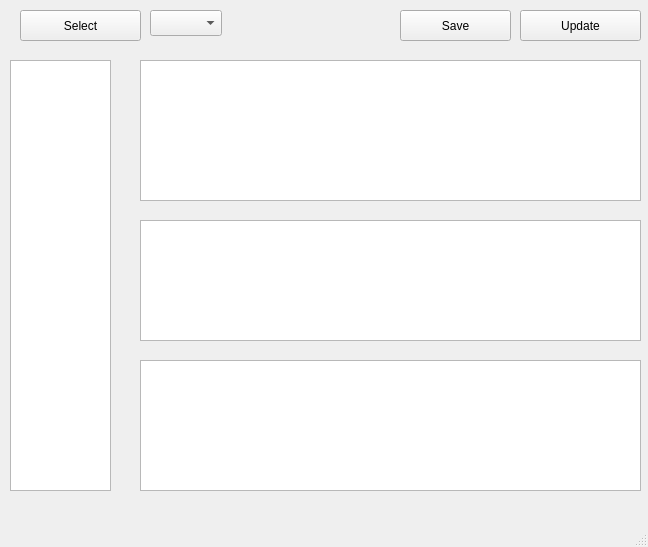
<?xml version="1.0" encoding="UTF-8"?>
<ui version="4.0">
 <class>MainWindow</class>
 <widget class="QMainWindow" name="MainWindow">
  <property name="geometry">
   <rect>
    <x>0</x>
    <y>0</y>
    <width>648</width>
    <height>547</height>
   </rect>
  </property>
  <property name="windowTitle">
   <string>MainWindow</string>
  </property>
  <widget class="QWidget" name="centralwidget">
   <widget class="QTreeView" name="treeView">
    <property name="geometry">
     <rect>
      <x>10</x>
      <y>60</y>
      <width>101</width>
      <height>431</height>
     </rect>
    </property>
   </widget>
   <widget class="QTableView" name="tableView">
    <property name="geometry">
     <rect>
      <x>140</x>
      <y>60</y>
      <width>501</width>
      <height>141</height>
     </rect>
    </property>
   </widget>
   <widget class="QTextEdit" name="origText">
    <property name="geometry">
     <rect>
      <x>140</x>
      <y>220</y>
      <width>501</width>
      <height>121</height>
     </rect>
    </property>
   </widget>
   <widget class="QTextEdit" name="transText">
    <property name="geometry">
     <rect>
      <x>140</x>
      <y>360</y>
      <width>501</width>
      <height>131</height>
     </rect>
    </property>
   </widget>
   <widget class="QPushButton" name="selectButton">
    <property name="geometry">
     <rect>
      <x>20</x>
      <y>10</y>
      <width>121</width>
      <height>31</height>
     </rect>
    </property>
    <property name="text">
     <string>Select</string>
    </property>
   </widget>
   <widget class="QPushButton" name="saveButton">
    <property name="geometry">
     <rect>
      <x>400</x>
      <y>10</y>
      <width>111</width>
      <height>31</height>
     </rect>
    </property>
    <property name="text">
     <string>Save</string>
    </property>
   </widget>
  <widget class="QPushButton" name="updateButton">
    <property name="geometry">
     <rect>
      <x>520</x>
      <y>10</y>
      <width>121</width>
      <height>31</height>
     </rect>
    </property>
    <property name="text">
     <string>Update</string>
    </property>
   </widget>
   <widget class="QComboBox" name="resTypeBox">
    <property name="geometry">
     <rect>
      <x>150</x>
      <y>10</y>
      <width>72</width>
      <height>26</height>
     </rect>
    </property>
   </widget>
  </widget>
  <widget class="QMenuBar" name="menubar">
   <property name="geometry">
    <rect>
     <x>0</x>
     <y>0</y>
     <width>648</width>
     <height>23</height>
    </rect>
   </property>
  </widget>
  <widget class="QStatusBar" name="statusbar"/>
 </widget>
 <resources/>
 <connections/>
</ui>
